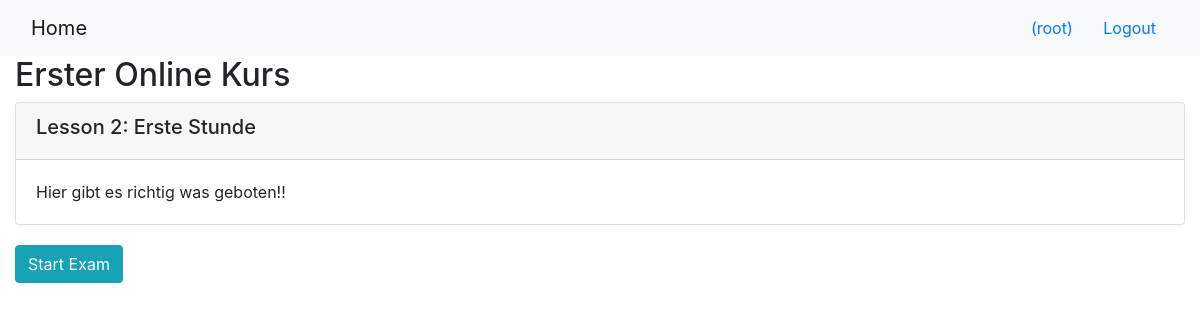
The page /onlinecourse/1/ (signed in) on the database as committed earlier.
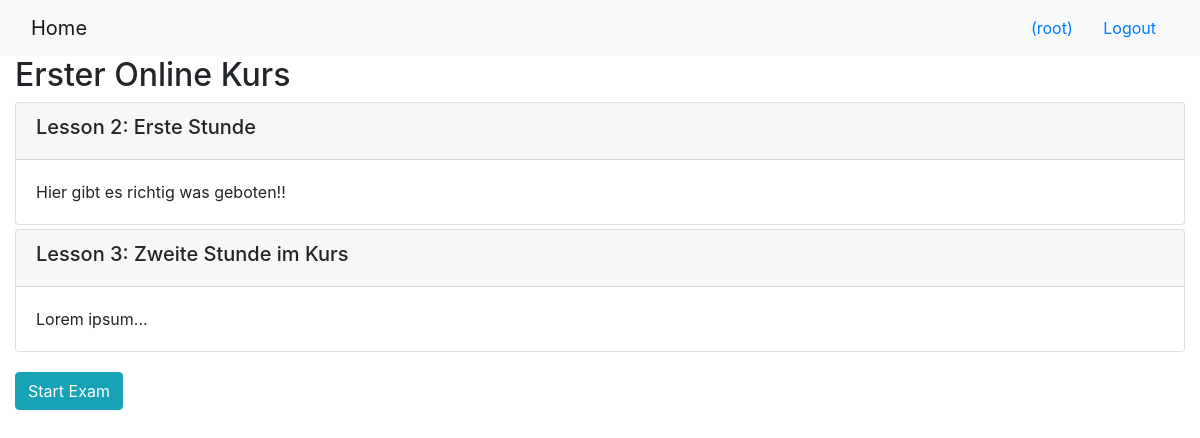
The same page on the database as committed later.
### onlinecourse/models.py (models this page shows)
class Lesson(models.Model):
    title = models.CharField(max_length=200, default="title")
    order = models.IntegerField(default=0)
    course = models.ForeignKey(Course, on_delete=models.CASCADE)
    content = models.TextField()

### onlinecourse/views.py (the view)
# urls.py: path('<int:pk>/', views.CourseDetailView.as_view(), name='course_details'),
class CourseDetailView(generic.DetailView):
    model = Course
    template_name = 'onlinecourse/course_detail_bootstrap.html'

### onlinecourse/templates/onlinecourse/course_detail_bootstrap.html (shortened to what this page needs)
<!DOCTYPE html>
<html lang="en">
<head>
     {% load static %}
    <link rel="stylesheet" href="https://maxcdn.bootstrapcdn.com/bootstrap/4.5.2/css/bootstrap.min.css">
</head>
<body>
    <nav class="navbar navbar-light bg-light">
        <div class="container-fluid">
            <div class="navbar-header">
                  <a class="navbar-brand" href="{% url 'onlinecourse:index' %}">Home</a>
            </div>
            <ul class="nav navbar-nav navbar-right">
                {% if user.is_authenticated %}
                <li>
                    <a class="btn btn-link" href="#">{{ user.first_name }}({{ user.username }})</a>
                    <a class="btn btn-link" href="{% url 'onlinecourse:logout' %}">Logout</a>
                </li>
                {% endif %}
            </ul>
        </div>
    </nav>
    <div class="container-fluid">
            <h2>{{ course.name }}</h2>
            <div class="card-columns-vertical">
                {% for lesson in course.lesson_set.all %}
                    <div class="card mt-1">
                        <div class="card-header"><h5>Lesson {{lesson.order|add:1}}: {{lesson.title}}</h5></div>
                        <div class="card-body">{{lesson.content}}</div>
                    </div>
                {% endfor %}
            </div>
            {% if user.is_authenticated %}
                <button data-toggle="collapse" data-target="#exam" class="btn btn-info" style="margin-top:20px; margin-bottom:15px">Start Exam</button>
            {% endif %}
    </div>
</body>
</html>

Rows that differ between the two databases and show on the page:
added Lesson: order|add "3", title "Zweite Stunde im Kurs", content "Lorem ipsum..."
